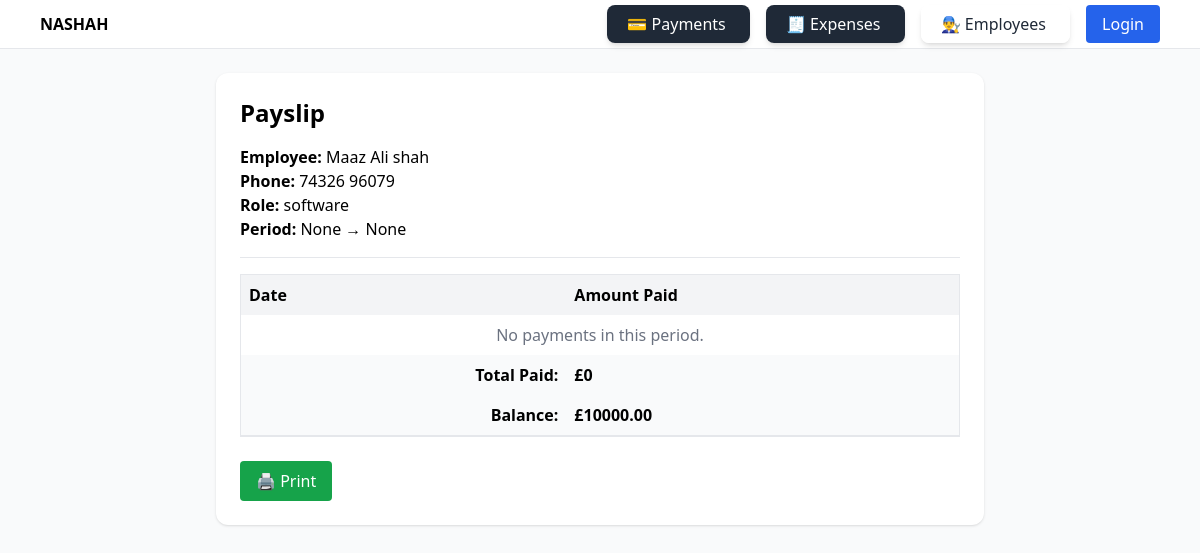
/employees/fixed/4/payslip/?start_date=None&end_date=None, run on the app's committed database.
### employees/models.py (models this page shows, shortened)
class FixedEmployee(models.Model):
    name = models.CharField(max_length=255)
    phone = models.CharField(max_length=20, blank=True, null=True)
    role = models.CharField(max_length=100, blank=True, null=True)
    monthly_salary = models.DecimalField(max_digits=10, decimal_places=2)

### employees/views.py (the view)
# urls.py: path("fixed/<int:pk>/payslip/", views.fixed_employee_payslip, name="fixed_employee_payslip"),
def fixed_employee_payslip(request, pk):
    employee = get_object_or_404(FixedEmployee, pk=pk)
    start_date = request.GET.get("start_date")
    end_date = request.GET.get("end_date")
    payments = employee.fixed_payments.all()
    if start_date and end_date:
        try:
            start = datetime.strptime(start_date, "%Y-%m-%d").date()
            end = datetime.strptime(end_date, "%Y-%m-%d").date()
            payments = payments.filter(date__range=[start, end])
        except ValueError:
            pass
    total_paid = sum(p.amount for p in payments)
    total_salary = employee.monthly_salary
    balance = total_salary - total_paid
    return render(request, "employees/fixed_employee_payslip.html", {
        "employee": employee,
        "payments": payments,
        "total_paid": total_paid,
        "total_salary": total_salary,
        "balance": balance,
        "start_date": start_date,
        "end_date": end_date,
    })

### employees/templates/employees/fixed_employee_payslip.html (shortened to what this page needs)
{% extends "base.html" %}
{% block content %}
<div class="max-w-3xl mx-auto bg-white p-6 rounded-xl shadow">
  <h2 class="text-2xl font-semibold mb-4">Payslip</h2>
  <p><strong>Employee:</strong> {{ employee.name }}</p>
  <p><strong>Phone:</strong> {{ employee.phone }}</p>
  <p><strong>Role:</strong> {{ employee.role }}</p>
  <p><strong>Period:</strong> {{ start_date }} → {{ end_date }}</p>
  <hr class="my-4">
  <table class="w-full border-collapse border">
    <thead class="bg-gray-100">
      <tr>
        <th class="p-2 text-left">Date</th>
        <th class="p-2 text-left">Amount Paid</th>
      </tr>
    </thead>
    <tbody>
      {% for payment in payments %}
      <tr class="border-t">
        <td class="p-2">{{ payment.date }}</td>
        <td class="p-2">£{{ payment.amount }}</td>
      </tr>
      {% empty %}
      <tr><td colspan="2" class="p-2 text-center text-gray-500">No payments in this period.</td></tr>
      {% endfor %}
    </tbody>
    <tfoot class="bg-gray-50 font-semibold">
      <tr>
        <td class="p-2 text-right">Total Paid:</td>
        <td class="p-2">£{{ total_paid }}</td>
      </tr>
      <tr>
        <td class="p-2 text-right">Balance:</td>
        <td class="p-2 {% if balance < 0 %}text-red-600{% endif %}">£{{ balance }}</td>
      </tr>
    </tfoot>
  </table>
  <hr><br>
  <div> <button type="button" onclick="window.print()" class="px-4 py-2 bg-green-600 text-white rounded no-print">🖨 Print</button></div>
</div>
{% endblock %}

### data on the page
FixedEmployee: name "Maaz Ali shah", phone "74326 96079", role "software"

### other printed values
{{ start_date }} "None"
{{ end_date }} "None"
{{ total_paid }} "0"
{{ balance }} "10000.00"
